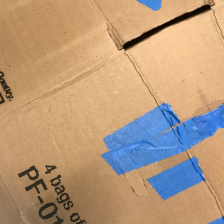
#> input picture dataset_removed/train/cardboard/cardboard_0017.jpg, 224 x 224 px
$ python -i feature_utils.py   (imports and definitions only)
#> lines starting #> are read from the running program, lines starting #| are printed output that depends on the picture; after the words box and inside, x2 and y2 are one past the last pixel; in counts of white or black regions, pixels touching at a corner belong together
"""
feature_utils.py — Đặt vào: scripts/feature_utils.py
Bộ trích xuất đặc trưng nâng cao: HSV + HOG + LBP
"""

# pyrefly: ignore [missing-import]
import cv2
# pyrefly: ignore [missing-import]
import numpy as np
from skimage.feature import local_binary_pattern


# ─────────────────────────────────────────────
# FOREGROUND MASK
# ─────────────────────────────────────────────
#grapcut tách vật thể khỏi nền
# [27 lines left out: function get_foreground_mask, not called in this run]


def get_ellipse_mask(img: np.ndarray) -> np.ndarray:
    """Ellipse mask nhanh — dùng khi train."""
    h, w = img.shape[:2]
#> h = 224; w = 224
    mask = np.zeros((h, w), dtype=np.uint8)
    cv2.ellipse(mask, (w // 2, h // 2),
                (int(w * 0.42), int(h * 0.42)),
                0, 0, 360, 255, -1)
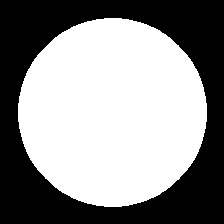
#> mask: shape (224, 224); 55.8% white; 1 black region, box (x1, y1, x2, y2) and area: (0, 0, 224, 224) 22199
    return mask


# ─────────────────────────────────────────────
# AUGMENTATION
# ─────────────────────────────────────────────

# [16 lines left out: function augment, not called in this run]


# ─────────────────────────────────────────────
# FEATURE EXTRACTION
# ─────────────────────────────────────────────
#trích xuất đặc trưng màu sắc
def _hsv_histogram(img: np.ndarray, mask: np.ndarray) -> np.ndarray:
    hsv = cv2.cvtColor(img, cv2.COLOR_RGB2HSV)
#> hsv: shape (224, 224, 3); mean H, S, V 27.1, 117, 198.7
    feats = []
    for ch, bins, rng in [(0, 32, [0, 180]),
                          (1, 32, [0, 256]),
                          (2, 32, [0, 256])]:
        h = cv2.calcHist([hsv], [ch], mask, [bins], rng)
        cv2.normalize(h, h)
        feats.append(h.flatten())
#> after the loop, feats = 3 items
    return np.concatenate(feats)   # 96 dims


def _hog(img: np.ndarray, mask: np.ndarray) -> np.ndarray:
    """
    Trích xuất đặc trưng HOG.
    HOG dùng để mô tả cạnh, đường viền và hình dạng của vật thể.
    """

    # Áp dụng mask để giữ vùng vật thể rác, giảm ảnh hưởng của nền
    img_m = cv2.bitwise_and(img, img, mask=mask)
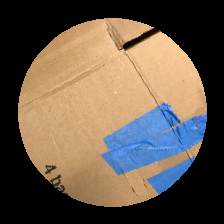
#> img_m: shape (224, 224, 3); mean R, G, B 103.1, 89.1, 75

    # Resize ảnh về 64x64 và chuyển sang ảnh xám
    # HOG chỉ cần thông tin sáng/tối để tính cạnh, không cần màu
    gray = cv2.cvtColor(
        cv2.resize(img_m, (64, 64)),
        cv2.COLOR_RGB2GRAY
    )
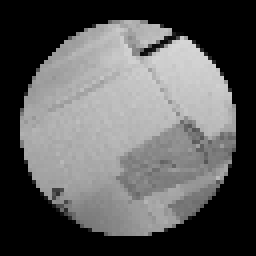
#> gray: shape (64, 64) (shown 4 times larger); min 0, max 214, mean 91.7
    # Khởi tạo bộ trích xuất HOG
    # Ảnh 64x64 được chia thành các cell 8x8
    # Mỗi block 16x16 dùng để chuẩn hóa đặc trưng
    # nbins=9 nghĩa là hướng cạnh được chia thành 9 nhóm góc
    hog = cv2.HOGDescriptor(
        _winSize=(64, 64),
        _blockSize=(16, 16),
        _blockStride=(8, 8),
        _cellSize=(8, 8),
        _nbins=9
    )
    return hog.compute(gray).flatten()
# Kết quả có 1764 đặc trưng

def _lbp(img: np.ndarray, mask: np.ndarray,
         P: int = 16, R: float = 2.0) -> np.ndarray:
    """LBP phân biệt texture bề mặt (nhựa/giấy/kim loại...)."""
#> called with P = 16, R = 2
    gray = cv2.cvtColor(cv2.resize(img, (64, 64)), cv2.COLOR_RGB2GRAY)
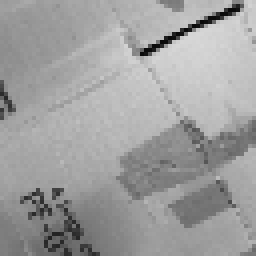
#> gray: shape (64, 64) (shown 4 times larger); min 9, max 215, mean 159
    mask64 = cv2.resize(mask, (64, 64))
    lbp = local_binary_pattern(gray, P=P, R=R, method='uniform')
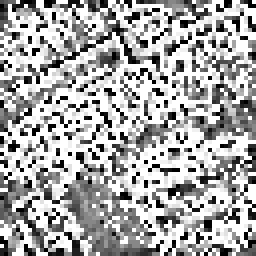
#> lbp: shape (64, 64) float64 (shown 4 times larger); min 0, max 17, mean 11.2; drawn with min black and max white
    n_bins = P + 2
    hist, _ = np.histogram(lbp[mask64 > 0], bins=n_bins,
                           range=(0, n_bins), density=True)
#> hist = 18 values, max 0.393 at index 17, min 0.0194 at index 12, mean 0.0556
    return hist.astype(np.float32)   # 18 dims


def extract_features(img: np.ndarray, use_grabcut: bool = False) -> np.ndarray:
    """
    Pipeline đầy đủ → vector ~1878 dims.

    Args:
        img: RGB uint8, đã resize về IMG_SIZE
        use_grabcut: True khi predict ảnh internet,
                     False khi train (ellipse, nhanh hơn)
    """
    mask = get_foreground_mask(img) if use_grabcut else get_ellipse_mask(img)
    return np.concatenate([
        _hsv_histogram(img, mask),
        _hog(img, mask),
        _lbp(img, mask),
    ]).astype(np.float32)

>>> import cv2
>>> picture = cv2.cvtColor(cv2.imread('../../dataset_removed/train/cardboard/cardboard_0017.jpg'), cv2.COLOR_BGR2RGB)
>>> result = extract_features(picture)
#> result = 1878 values, max 0.969 at index 2, min 0 at index 4, mean 0.121

$ run again, on dataset_removed/train/cardboard/cardboard_0023.jpg
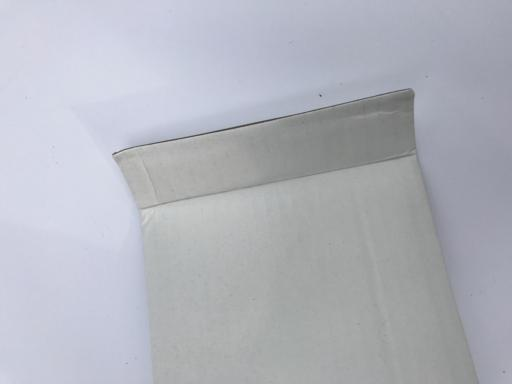
#> input picture dataset_removed/train/cardboard/cardboard_0023.jpg, 512 x 384 px
#> in get_ellipse_mask, `cv2.ellipse(mask, (w // 2, h // 2), (int(w * 0.42), int(h * 0.42)), 0,..`:
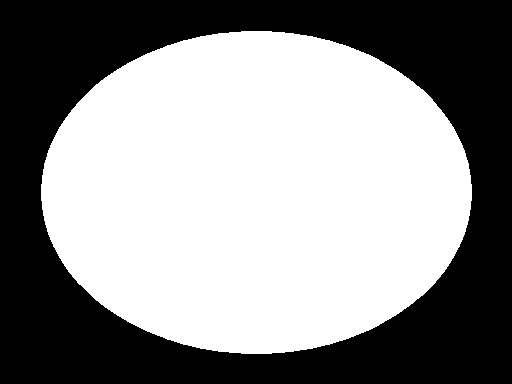
#> mask: shape (384, 512); 55.5% white; 1 black region, box (x1, y1, x2, y2) and area: (0, 0, 512, 384) 87419
#> hsv: shape (384, 512, 3); mean H, S, V 98.9, 14.3, 189
#> after the loop in _hsv_histogram, `for ch, bins, rng in [(0, 32, [0, 180]),`: feats = 3 items
#> in _lbp, `lbp = local_binary_pattern(gray, P=P, R=R, method='uniform')`:
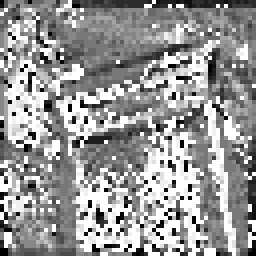
#> lbp: shape (64, 64) float64 (shown 4 times larger); min 0, max 17, mean 10.11; drawn with min black and max white
#> hist = 18 values, max 0.254 at index 17, min 0.0165 at index 1, mean 0.0556
#> result = 1878 values, max 0.882 at index 32, min 0 at index 2, mean 0.114

$ run again, on dataset_removed/train/cardboard/cardboard_0045.jpg
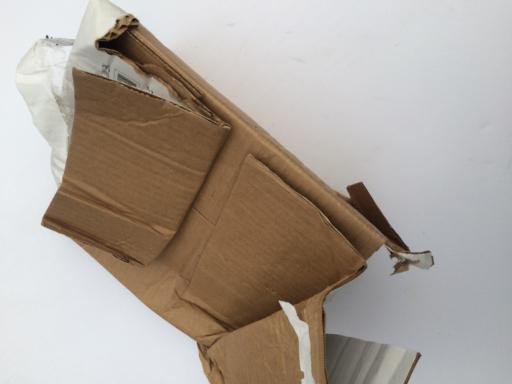
#> input picture dataset_removed/train/cardboard/cardboard_0045.jpg, 512 x 384 px
#> in get_ellipse_mask, `cv2.ellipse(mask, (w // 2, h // 2), (int(w * 0.42), int(h * 0.42)), 0,..`:
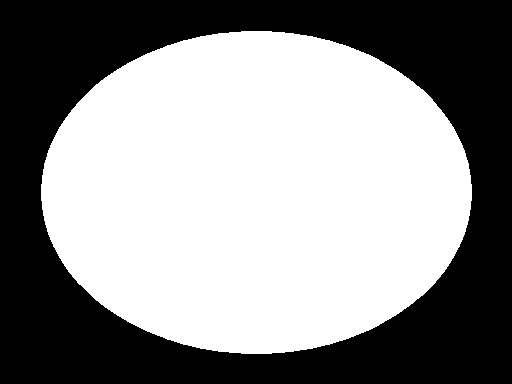
#> mask: shape (384, 512); 55.5% white; 1 black region, box (x1, y1, x2, y2) and area: (0, 0, 512, 384) 87419
#> hsv: shape (384, 512, 3); mean H, S, V 64.6, 49.2, 175.2
#> after the loop in _hsv_histogram, `for ch, bins, rng in [(0, 32, [0, 180]),`: feats = 3 items
#> in _lbp, `lbp = local_binary_pattern(gray, P=P, R=R, method='uniform')`:
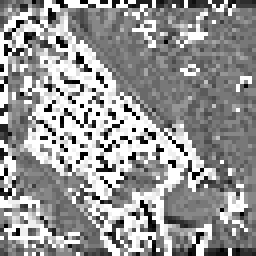
#> lbp: shape (64, 64) float64 (shown 4 times larger); min 0, max 17, mean 10; drawn with min black and max white
#> hist = 18 values, max 0.257 at index 17, min 0.0104 at index 3, mean 0.0556
#> result = 1878 values, max 0.973 at index 2, min 0 at index 10, mean 0.115
